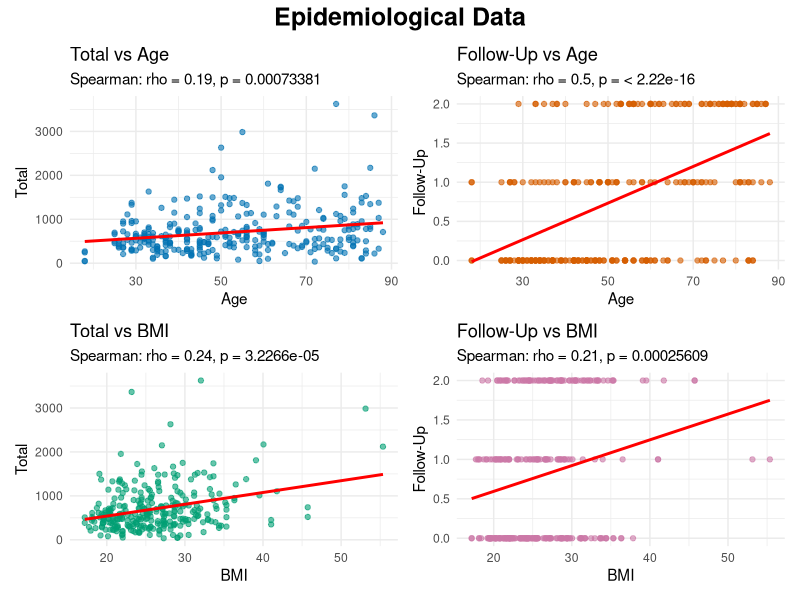

Write the R code that produced this figure.
# Load required libraries
library(ggplot2)
library(patchwork)

# Read the data
data <- read.csv2("Test.csv", stringsAsFactors = FALSE)
colnames(data) <- trimws(colnames(data))

# Clean numeric columns
data$Total <- as.numeric(gsub(",", ".", data$Total))
data$Follow.Up <- as.numeric(gsub(",", ".", data$Follow.Up))
data$Age <- as.numeric(gsub(",", ".", data$Age))
data$BMI <- as.numeric(gsub(",", ".", data$BMI))

# 1. Spearman: Total vs Age
complete1 <- complete.cases(data$Total, data$Age)
s1 <- cor.test(data$Total[complete1], data$Age[complete1], method = "spearman")
p1 <- ggplot(data[complete1,], aes(x = Age, y = Total)) +
  geom_point(color = "#0072B2", alpha = 0.6) +
  geom_smooth(method = "lm", color = "red", se = FALSE) +
  labs(
    title = "Total vs Age",
    subtitle = paste0("Spearman: rho = ", round(s1$estimate, 2), ", p = ", format.pval(s1$p.value, digits = 5)),
    x = "Age", y = "Total"
  ) + theme_minimal()

# 2. Spearman: Follow-Up vs Age
complete2 <- complete.cases(data$Follow.Up, data$Age)
s2 <- cor.test(data$Follow.Up[complete2], data$Age[complete2], method = "spearman")
p2 <- ggplot(data[complete2,], aes(x = Age, y = Follow.Up)) +
  geom_point(color = "#D55E00", alpha = 0.6) +
  geom_smooth(method = "lm", color = "red", se = FALSE) +
  labs(
    title = "Follow-Up vs Age",
    subtitle = paste0("Spearman: rho = ", round(s2$estimate, 2), ", p = ", format.pval(s2$p.value, digits = 5)),
    x = "Age", y = "Follow-Up"
  ) + theme_minimal()

# 3. Spearman: Total vs BMI
complete3 <- complete.cases(data$Total, data$BMI)
s3 <- cor.test(data$Total[complete3], data$BMI[complete3], method = "spearman")
p3 <- ggplot(data[complete3,], aes(x = BMI, y = Total)) +
  geom_point(color = "#009E73", alpha = 0.6) +
  geom_smooth(method = "lm", color = "red", se = FALSE) +
  labs(
    title = "Total vs BMI",
    subtitle = paste0("Spearman: rho = ", round(s3$estimate, 2), ", p = ", format.pval(s3$p.value, digits = 5)),
    x = "BMI", y = "Total"
  ) + theme_minimal()

# 4. Spearman: Follow-Up vs BMI
complete4 <- complete.cases(data$Follow.Up, data$BMI)
s4 <- cor.test(data$Follow.Up[complete4], data$BMI[complete4], method = "spearman")
p4 <- ggplot(data[complete4,], aes(x = BMI, y = Follow.Up)) +
  geom_point(color = "#CC79A7", alpha = 0.6) +
  geom_smooth(method = "lm", color = "red", se = FALSE) +
  labs(
    title = "Follow-Up vs BMI",
    subtitle = paste0("Spearman: rho = ", round(s4$estimate, 2), ", p = ", format.pval(s4$p.value, digits = 5)),
    x = "BMI", y = "Follow-Up"
  ) + theme_minimal()

# Combine all 4 plots in a 2x2 grid
combined <- (
  (p1 | p2) /
  (p3 | p4)
) +
  plot_annotation(title = "Epidemiological Data",
                  theme = theme(plot.title = element_text(size = 18, face = "bold", hjust = 0.5)))

ggsave("Karl/epidemiological_data_combined.png", combined, width = 16, height = 12, dpi = 300) 